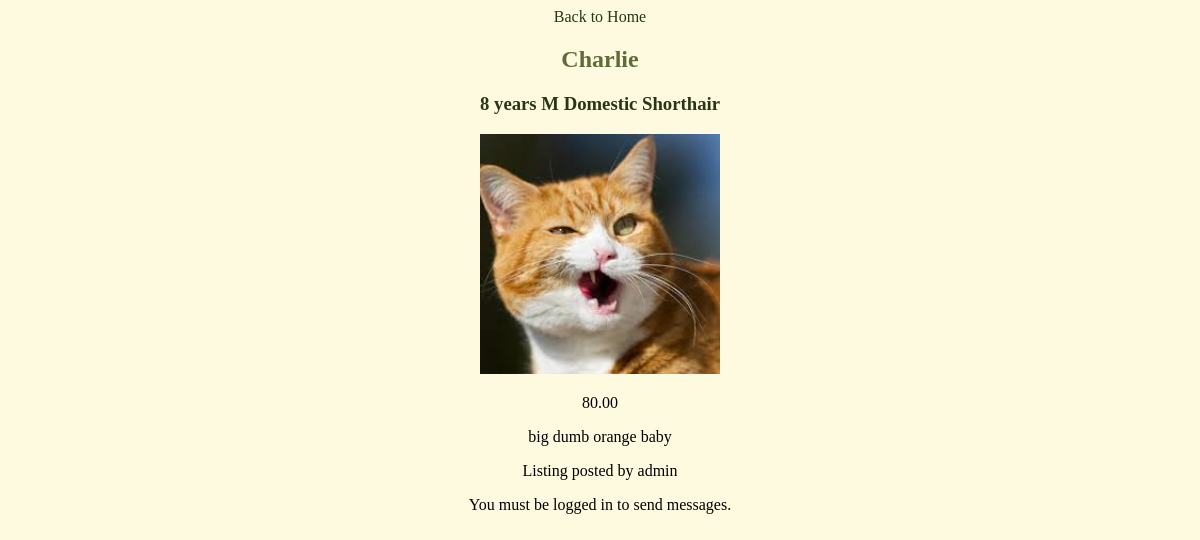
Screenshot of /Charlie/ with the database file from the repository.
### app/models.py (models this page shows)
class Cat(models.Model):
    user = models.ForeignKey(User, on_delete=models.CASCADE)
    name = models.CharField(max_length=100)
    age = models.CharField(max_length=20)
    gender = models.CharField(max_length=1, choices=GENDER)
    breed = models.CharField(max_length=50)
    description = models.TextField()
    price = models.DecimalField(max_digits=5, decimal_places=2)
    image = models.ImageField(upload_to='cat_images/')

### app/views.py (the view)
# urls.py: path("<str:name>/", cat_details, name="cat_details"),
def cat_details(request, name):
    cat = Cat.objects.get(name=name)
    context = {
        'cat': cat,
    }
    return render(request, 'cat.html', context)

### app/templates/cat.html (shortened to what this page needs)
{% extends "base.html" %}
{% block content %}
<a href="{% url 'home' %}">Back to Home</a>
<h2>{{ cat.name }}</h2>
<h3>{{ cat.age }} {{ cat.gender }} {{ cat.breed }}</h3>
<img src="{{ cat.image.url }}">
<p>{{ cat.price }}</p>
<p>{{ cat.description }}</p>
<p>Listing posted by {{ cat.user.username }}</p>
{% if user.is_authenticated %}
<a href="{% url 'send_message' cat.name %}">Send a message to {{ cat.user.username }}:</a>
{% else %}
<p>You must be logged in to send messages.</p>
{% endif %}
{% endblock %}

### app/static/styles.css (style rules this page uses)
body { background-color: #fefae0; text-align: center; }
img { width: 20vw; max-width: 25vw; max-height: 25vw; }
a { text-decoration: none; color: #283618; }
h2 { color: #606C38; }
h3 { color: #283618; }

### rows the page displays
Cat: name "Charlie", age "8 years", gender "M", breed "Domestic Shorthair", image (picture), price "80.00", description "big dumb orange baby", user.username "admin"
